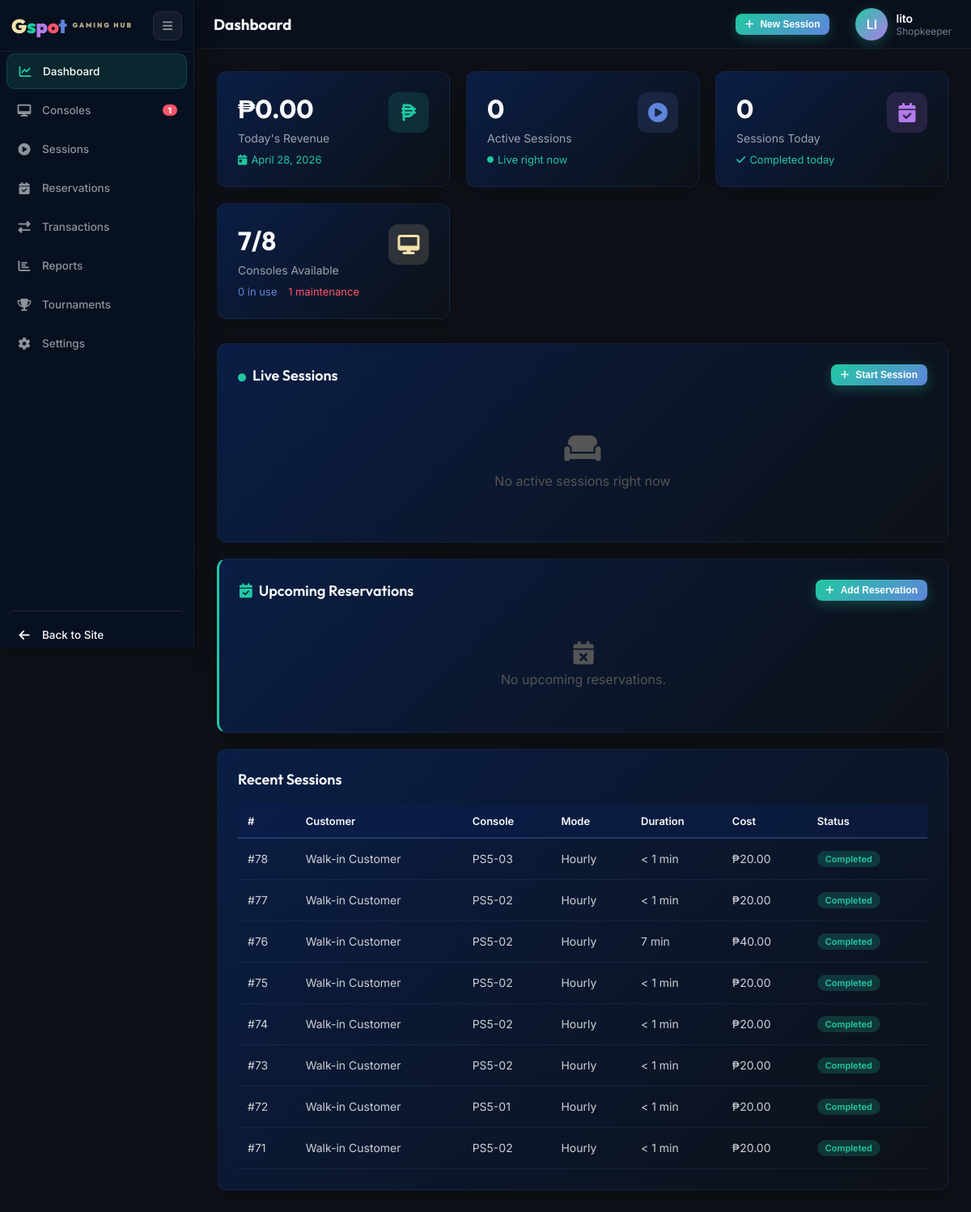
Before: /admin.php (signed in) with the older database file.
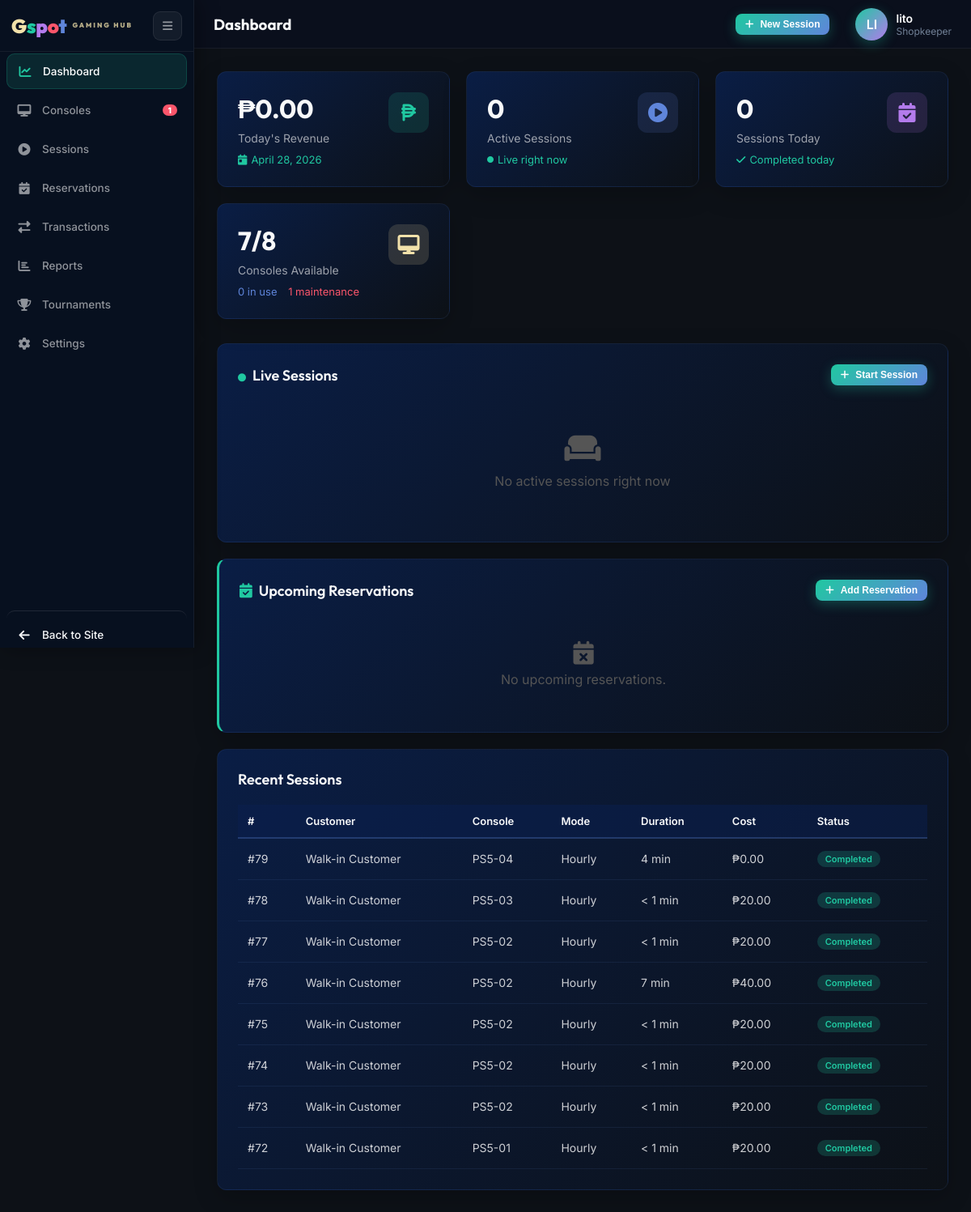
After: the same page with the newer database file.
### tables this page shows
CREATE TABLE `gaming_sessions` (
  `session_id` int(11) NOT NULL,
  `user_id` int(11) NOT NULL,
  `console_id` int(11) NOT NULL,
  `rental_mode` enum('hourly','open_time','unlimited') NOT NULL,
  `planned_minutes` int(11) DEFAULT NULL,
  `start_time` datetime NOT NULL DEFAULT current_timestamp(),
  `end_time` datetime DEFAULT NULL,
  `duration_minutes` int(11) DEFAULT NULL,
  `hourly_rate` decimal(10,2) NOT NULL DEFAULT 0.00,
  `total_cost` decimal(10,2) DEFAULT NULL,
  `status` enum('active','completed','cancelled') NOT NULL DEFAULT 'active',
  `payment_status` enum('paid','unpaid','partial') DEFAULT NULL,
  `created_by` int(11) NOT NULL,
  `created_at` datetime NOT NULL DEFAULT current_timestamp()
);

CREATE TABLE `users` (
  `user_id` int(11) NOT NULL,
  `email` varchar(100) NOT NULL,
  `password_hash` varchar(255) NOT NULL,
  `full_name` varchar(100) NOT NULL,
  `phone` varchar(20) DEFAULT NULL,
  `role` enum('customer','shopkeeper','owner','walkin') NOT NULL DEFAULT 'customer',
  `status` enum('active','inactive') NOT NULL DEFAULT 'active',
  `email_verified` tinyint(1) NOT NULL DEFAULT 0,
  `verification_token` varchar(64) DEFAULT NULL,
  `verification_expires` datetime DEFAULT NULL,
  `reset_token` varchar(64) DEFAULT NULL,
  `reset_expires` datetime DEFAULT NULL,
  `created_at` datetime NOT NULL DEFAULT current_timestamp(),
  `consecutive_cancellations` tinyint(3) UNSIGNED NOT NULL DEFAULT 0,
  `reservation_banned_until` datetime DEFAULT NULL
);

CREATE TABLE `consoles` (
  `console_id` int(11) NOT NULL,
  `console_name` varchar(50) NOT NULL,
  `console_type` enum('PS5','PS4','Xbox Series X') NOT NULL,
  `unit_number` varchar(10) NOT NULL,
  `status` enum('available','in_use','maintenance') NOT NULL DEFAULT 'available',
  `hourly_rate` decimal(10,2) NOT NULL DEFAULT 0.00,
  `created_at` datetime NOT NULL DEFAULT current_timestamp()
);

### admin_sections/dashboard.php (shortened to what the rows shown need)
<div class="page active" id="dashboard">
    <div class="card">
        <table class="data-table">
            <thead><tr><th>#</th><th>Customer</th><th>Console</th><th>Mode</th><th>Duration</th><th>Cost</th><th>Status</th></tr></thead>
            <tbody>
            <?php foreach (array_slice($recentSessions, 0, 8) as $sess): ?>
            <tr>
                <td>#<?= $sess['session_id'] ?></td>
                <td><?= htmlspecialchars($sess['customer_name']) ?></td>
                <td><?= htmlspecialchars($sess['unit_number']) ?></td>
                <td><?= match($sess['rental_mode']) { 'open_time' => 'Open Time', default => ucfirst($sess['rental_mode']) } ?></td>
                <td><?= $sess['duration_minutes'] !== null ? ($sess['duration_minutes'] > 0 ? $sess['duration_minutes'].' min' : '< 1 min') : '—' ?></td>
                <td><?= $sess['total_cost'] ? '₱'.number_format($sess['total_cost'],2) : '—' ?></td>
                <td><span class="badge <?= $sess['status'] ?>"><?= ucfirst($sess['status']) ?></span></td>
            </tr>
            <?php endforeach; ?>
            </tbody>
        </table>
    </div>
</div>

Changed rows visible on the page:
no longer on this page (row unchanged): gaming_sessions: session_id "71", user.full_name "Walk-in Customer", console.unit_number "PS5-02", rental_mode "Hourly", duration_minutes "< 1 min", total_cost "20.00", status "Completed"
added gaming_sessions: session_id "79", user.full_name "Walk-in Customer", console.unit_number "PS5-04", rental_mode "Hourly", duration_minutes "4", total_cost "0.00", status "Completed"
